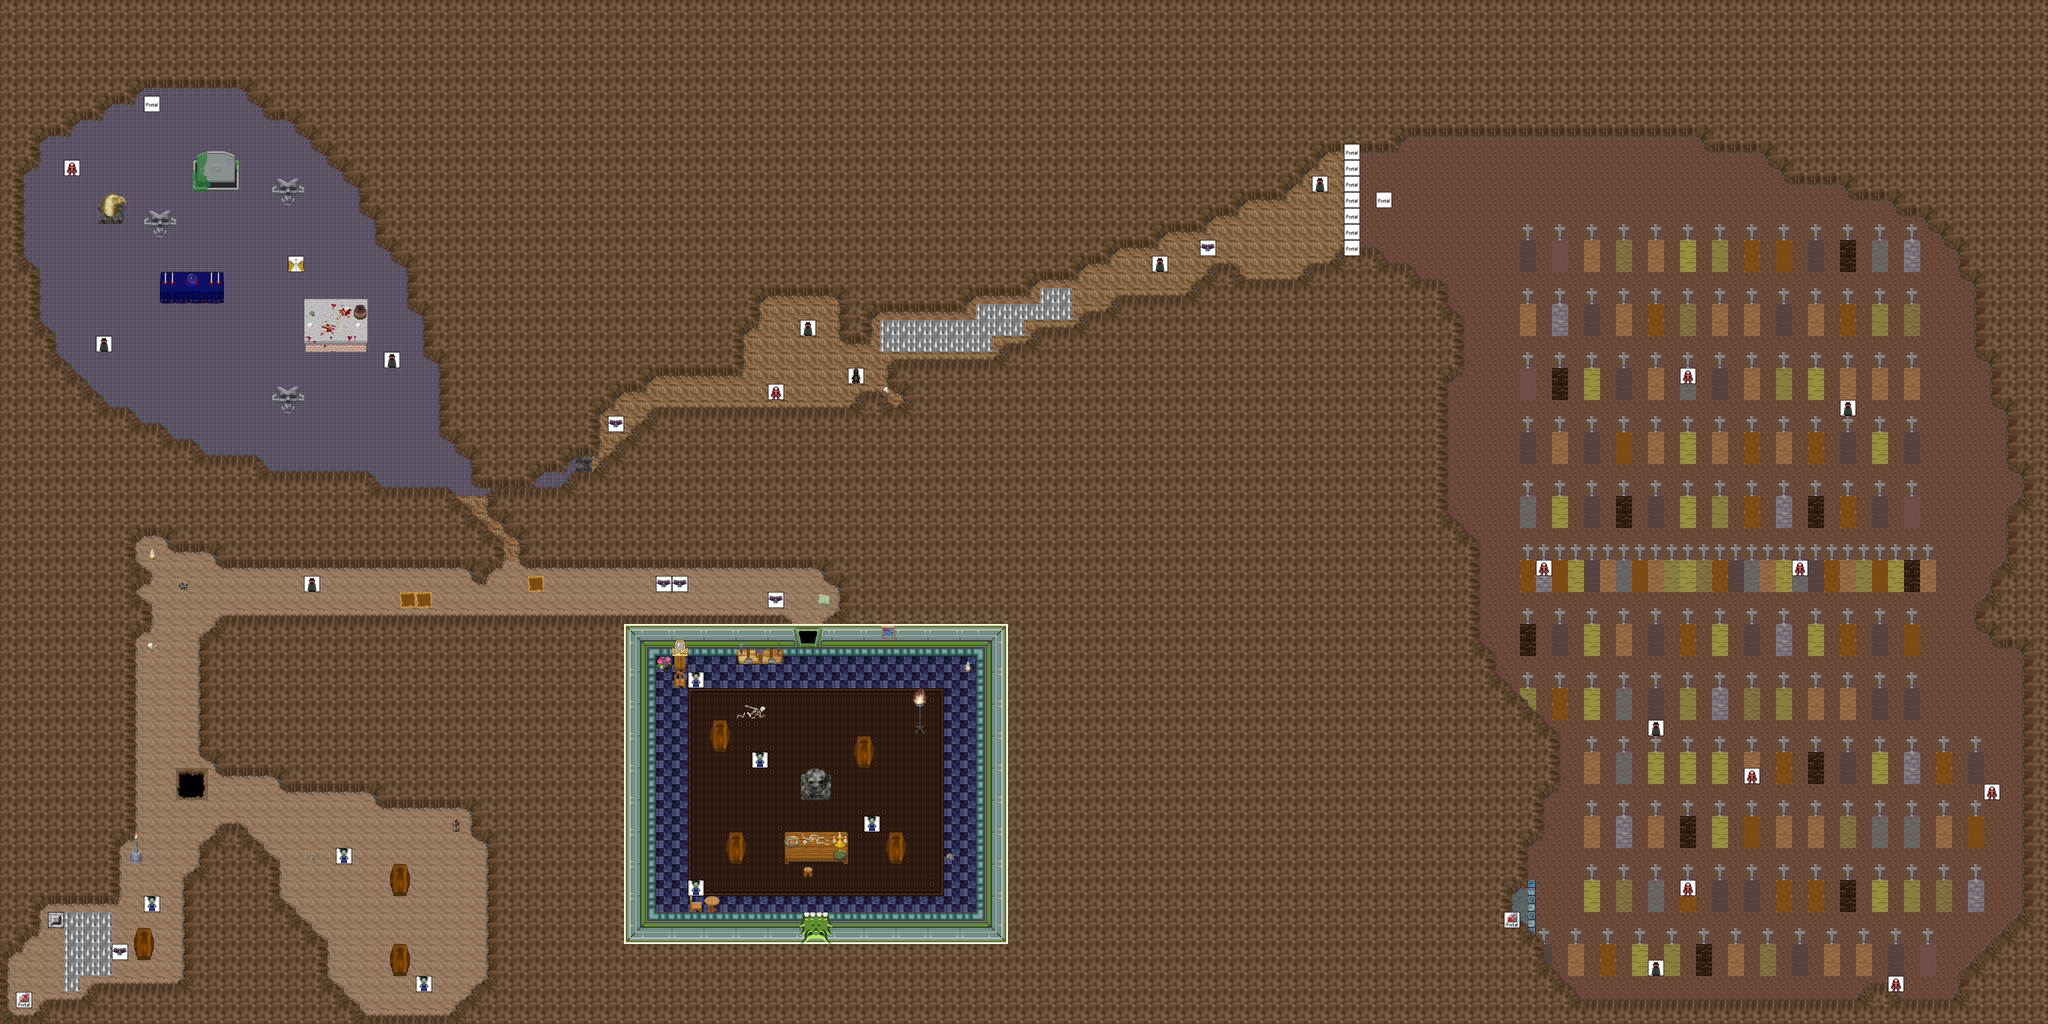

This is a level from a 2D game, rendered from its Tiled map with the project's own tilesets. A one-line summary and the map file follow, with tile-layer data summarised:
An orthogonal 128x64 tile map with 32x32 px tiles, 6 tile layers (0_floor, 1_terrain, 2_object, 3_roof, ...), 4 hidden layers not drawn, 64 tilesets.

<map version="1.2" tiledversion="1.2.5" orientation="orthogonal" renderorder="right-down" width="128" height="64" tilewidth="32" tileheight="32" infinite="0" nextlayerid="11" nextobjectid="1">
 <tileset firstgid="1" name="../../tileset/ground/ground_2.png" tilewidth="32" tileheight="32" tilecount="4" columns="4">
  <image source="../../tileset/ground/ground_2.png" trans="ffffff" width="128" height="32" />
 </tileset>
 <tileset firstgid="5" name="../../tileset/ground/brown.png" tilewidth="32" tileheight="32" tilecount="5" columns="5">
  <image source="../../tileset/ground/brown.png" trans="ff00ff" width="160" height="32" />
 </tileset>
 <tileset firstgid="10" name="../../tileset/item/button_grey.png" tilewidth="32" tileheight="32" tilecount="2" columns="1">
  <image source="../../tileset/item/button_grey.png" trans="ff00ff" width="32" height="64" />
 </tileset>
 <tileset firstgid="12" name="../../tileset/ground/indoor/tiles.png" tilewidth="32" tileheight="32" tilecount="8" columns="2">
  <image source="../../tileset/ground/indoor/tiles.png" trans="ff00ff" width="64" height="128" />
 </tileset>
 <tileset firstgid="20" name="../../tileset/furniture/light/dark_torch.png" tilewidth="32" tileheight="32" tilecount="8" columns="2">
  <image source="../../tileset/furniture/light/dark_torch.png" trans="ff00ff" width="64" height="128" />
 </tileset>
 <tileset firstgid="28" name="../../tileset/ground/indoor/grey_skull.png" tilewidth="32" tileheight="32" tilecount="8" columns="4">
  <image source="../../tileset/ground/indoor/grey_skull.png" trans="ff00ff" width="128" height="64" />
 </tileset>
 <tileset firstgid="36" name="../../tileset/ground/indoor/brown_hole.png" tilewidth="32" tileheight="32" tilecount="56" columns="7">
  <image source="../../tileset/ground/indoor/brown_hole.png" trans="ff00ff" width="224" height="256" />
 </tileset>
 <tileset firstgid="92" name="../../tileset/ground/indoor/black_hole.png" tilewidth="32" tileheight="32" tilecount="12" columns="3">
  <image source="../../tileset/ground/indoor/black_hole.png" trans="ff00ff" width="96" height="128" />
 </tileset>
 <tileset firstgid="104" name="../../tileset/furniture/carpet/brown_rug.png" tilewidth="32" tileheight="32" tilecount="12" columns="3">
  <image source="../../tileset/furniture/carpet/brown_rug.png" trans="ff00ff" width="96" height="128" />
 </tileset>
 <tileset firstgid="116" name="../../tileset/ground/brown_2.png" tilewidth="32" tileheight="32" tilecount="2" columns="1">
  <image source="../../tileset/ground/brown_2.png" trans="ff00ff" width="32" height="64" />
 </tileset>
 <tileset firstgid="118" name="../../tileset/ground/ground.png" tilewidth="32" tileheight="32" tilecount="33" columns="3">
  <image source="../../tileset/ground/ground.png" trans="ffffff" width="96" height="352" />
 </tileset>
 <tileset firstgid="151" name="../../tileset/building/stairs/dark_stairs.png" tilewidth="32" tileheight="32" tilecount="2" columns="1">
  <image source="../../tileset/building/stairs/dark_stairs.png" trans="ff00ff" width="32" height="64" />
 </tileset>
 <tileset firstgid="153" name="../../tileset/ground/spikes.png" tilewidth="32" tileheight="32" tilecount="1" columns="1">
  <image source="../../tileset/ground/spikes.png" trans="ff00ff" width="32" height="32" />
 </tileset>
 <tileset firstgid="154" name="../../tileset/item/gothic/coffin.png" tilewidth="32" tileheight="32" tilecount="4" columns="2">
  <image source="../../tileset/item/gothic/coffin.png" trans="ff00ff" width="64" height="64" />
 </tileset>
 <tileset firstgid="158" name="../../tileset/item/button.png" tilewidth="32" tileheight="32" tilecount="2" columns="1">
  <image source="../../tileset/item/button.png" trans="ff00ff" width="32" height="64" />
 </tileset>
 <tileset firstgid="160" name="../../tileset/furniture/table/fancy_blue_red.png" tilewidth="32" tileheight="32" tilecount="12" columns="4">
  <image source="../../tileset/furniture/table/fancy_blue_red.png" trans="ff00ff" width="128" height="96" />
 </tileset>
 <tileset firstgid="172" name="../../tileset/plant/flower/purple.png" tilewidth="32" tileheight="32" tilecount="1" columns="1">
  <image source="../../tileset/plant/flower/purple.png" trans="ff00ff" width="32" height="32" />
 </tileset>
 <tileset firstgid="173" name="../../tileset/item/corpse/skull_dark.png" tilewidth="32" tileheight="32" tilecount="2" columns="2">
  <image source="../../tileset/item/corpse/skull_dark.png" trans="ff00ff" width="64" height="32" />
 </tileset>
 <tileset firstgid="175" name="../../tileset/furniture/light/small_lamp.png" tilewidth="32" tileheight="32" tilecount="4" columns="4">
  <image source="../../tileset/furniture/light/small_lamp.png" width="128" height="32" />
 </tileset>
 <tileset firstgid="179" name="../../tileset/building/wall/int_blue_green.png" tilewidth="32" tileheight="32" tilecount="16" columns="4">
  <image source="../../tileset/building/wall/int_blue_green.png" trans="ff00ff" width="128" height="128" />
 </tileset>
 <tileset firstgid="195" name="../../tileset/building/wall/int_green_blue.png" tilewidth="32" tileheight="32" tilecount="16" columns="4">
  <image source="../../tileset/building/wall/int_green_blue.png" trans="ff00ff" width="128" height="128" />
 </tileset>
 <tileset firstgid="211" name="../../tileset/furniture/table/long_front_on.png" tilewidth="32" tileheight="32" tilecount="3" columns="1">
  <image source="../../tileset/furniture/table/long_front_on.png" width="32" height="96" />
 </tileset>
 <tileset firstgid="214" name="../../tileset/furniture/chair/wooden.png" tilewidth="32" tileheight="32" tilecount="5" columns="5">
  <image source="../../tileset/furniture/chair/wooden.png" trans="ff00ff" width="160" height="32" />
 </tileset>
 <tileset firstgid="219" name="../../tileset/item/corpse/skeleton.png" tilewidth="32" tileheight="32" tilecount="4" columns="2">
  <image source="../../tileset/item/corpse/skeleton.png" trans="ff00ff" width="64" height="64" />
 </tileset>
 <tileset firstgid="223" name="../../tileset/furniture/table/wooden_rectangular.png" tilewidth="32" tileheight="32" tilecount="9" columns="3">
  <image source="../../tileset/furniture/table/wooden_rectangular.png" trans="ff00ff" width="96" height="96" />
 </tileset>
 <tileset firstgid="232" name="../../tileset/building/decoration/blue_green.png" tilewidth="32" tileheight="32" tilecount="8" columns="4">
  <image source="../../tileset/building/decoration/blue_green.png" trans="ff00ff" width="128" height="64" />
 </tileset>
 <tileset firstgid="240" name="../../tileset/plant/mosses.png" tilewidth="32" tileheight="32" tilecount="16" columns="4">
  <image source="../../tileset/plant/mosses.png" trans="ff00ff" width="128" height="128" />
 </tileset>
 <tileset firstgid="256" name="../../tileset/furniture/carpet/carpets_2.png" tilewidth="32" tileheight="32" tilecount="12" columns="4">
  <image source="../../tileset/furniture/carpet/carpets_2.png" trans="ff00ff" width="128" height="96" />
 </tileset>
 <tileset firstgid="268" name="../../tileset/building/stairs/stairs.png" tilewidth="32" tileheight="32" tilecount="12" columns="2">
  <image source="../../tileset/building/stairs/stairs.png" width="64" height="192" />
 </tileset>
 <tileset firstgid="280" name="../../tileset/item/statue/cross.png" tilewidth="32" tileheight="32" tilecount="1" columns="1">
  <image source="../../tileset/item/statue/cross.png" trans="ff00ff" width="32" height="32" />
 </tileset>
 <tileset firstgid="281" name="../../tileset/ground/earth_edges.png" tilewidth="32" tileheight="32" tilecount="18" columns="6">
  <image source="../../tileset/ground/earth_edges.png" trans="ffffff" width="192" height="96" />
 </tileset>
 <tileset firstgid="299" name="../../tileset/item/statue/eaglehead.png" tilewidth="32" tileheight="32" tilecount="8" columns="2">
  <image source="../../tileset/item/statue/eaglehead.png" trans="ff00ff" width="64" height="128" />
 </tileset>
 <tileset firstgid="307" name="../../tileset/item/corpse/skull_pale.png" tilewidth="32" tileheight="32" tilecount="2" columns="2">
  <image source="../../tileset/item/corpse/skull_pale.png" trans="ff00ff" width="64" height="32" />
 </tileset>
 <tileset firstgid="309" name="../../tileset/item/gothic/large_gravestone.png" tilewidth="32" tileheight="32" tilecount="9" columns="3">
  <image source="../../tileset/item/gothic/large_gravestone.png" trans="ff00ff" width="96" height="96" />
 </tileset>
 <tileset firstgid="318" name="../../tileset/item/pot/pot_purple.png" tilewidth="32" tileheight="32" tilecount="1" columns="1">
  <image source="../../tileset/item/pot/pot_purple.png" trans="ff00ff" width="32" height="32" />
 </tileset>
 <tileset firstgid="319" name="../../tileset/plant/indoor/flower_vase.png" tilewidth="32" tileheight="32" tilecount="3" columns="3">
  <image source="../../tileset/plant/indoor/flower_vase.png" width="96" height="32" />
 </tileset>
 <tileset firstgid="322" name="../../tileset/furniture/other/drawer_with_mirror.png" tilewidth="32" tileheight="32" tilecount="2" columns="1">
  <image source="../../tileset/furniture/other/drawer_with_mirror.png" width="32" height="64" />
 </tileset>
 <tileset firstgid="324" name="../../tileset/furniture/chair/wooden_pale.png" tilewidth="32" tileheight="32" tilecount="4" columns="2">
  <image source="../../tileset/furniture/chair/wooden_pale.png" width="64" height="64" />
 </tileset>
 <tileset firstgid="328" name="../../tileset/furniture/table/wooden_pale.png" tilewidth="32" tileheight="32" tilecount="1" columns="1">
  <image source="../../tileset/furniture/table/wooden_pale.png" width="32" height="32" />
 </tileset>
 <tileset firstgid="329" name="../../tileset/furniture/other/tools_rack.png" tilewidth="32" tileheight="32" tilecount="6" columns="3">
  <image source="../../tileset/furniture/other/tools_rack.png" trans="ff00ff" width="96" height="64" />
 </tileset>
 <tileset firstgid="335" name="../../tileset/furniture/light/candelabra.png" tilewidth="32" tileheight="32" tilecount="1" columns="1">
  <image source="../../tileset/furniture/light/candelabra.png" width="32" height="32" />
 </tileset>
 <tileset firstgid="336" name="../../tileset/item/statue/skull_carving.png" tilewidth="32" tileheight="32" tilecount="4" columns="2">
  <image source="../../tileset/item/statue/skull_carving.png" trans="ff00ff" width="64" height="64" />
 </tileset>
 <tileset firstgid="340" name="../../tileset/furniture/chair/stool.png" tilewidth="32" tileheight="32" tilecount="1" columns="1">
  <image source="../../tileset/furniture/chair/stool.png" width="32" height="32" />
 </tileset>
 <tileset firstgid="341" name="../../tileset/item/food/rustic_meals.png" tilewidth="32" tileheight="32" tilecount="2" columns="2">
  <image source="../../tileset/item/food/rustic_meals.png" trans="ff00ff" width="64" height="32" />
 </tileset>
 <tileset firstgid="343" name="../../tileset/furniture/picture/small.png" tilewidth="32" tileheight="32" tilecount="3" columns="3">
  <image source="../../tileset/furniture/picture/small.png" width="96" height="32" />
 </tileset>
 <tileset firstgid="346" name="../../tileset/furniture/light/iron_lamp.png" tilewidth="32" tileheight="32" tilecount="3" columns="1">
  <image source="../../tileset/furniture/light/iron_lamp.png" trans="ff00ff" width="32" height="96" />
 </tileset>
 <tileset firstgid="349" name="../../tileset/furniture/carpet/border.png" tilewidth="32" tileheight="32" tilecount="12" columns="3">
  <image source="../../tileset/furniture/carpet/border.png" width="96" height="128" />
 </tileset>
 <tileset firstgid="361" name="../../tileset/furniture/light/flames.png" tilewidth="32" tileheight="32" tilecount="6" columns="6">
  <image source="../../tileset/furniture/light/flames.png" trans="ff00ff" width="192" height="32" />
 </tileset>
 <tileset firstgid="367" name="../../tileset/logic/portal.png" tilewidth="32" tileheight="32" tilecount="16" columns="8">
  <image source="../../tileset/logic/portal.png" width="256" height="64" />
 </tileset>
 <tileset firstgid="383" name="logic/creature/undead" tilewidth="32" tileheight="32" tilecount="15" columns="15">
  <image source="../../tileset/logic/creature/undead.png" width="480" height="32" />
 </tileset>
 <tileset firstgid="398" name="../../tileset/logic/creature/mutant.png" tilewidth="32" tileheight="32" tilecount="6" columns="6">
  <image source="../../tileset/logic/creature/mutant.png" width="192" height="32" />
 </tileset>
 <tileset firstgid="404" name="../../tileset/logic/creature/animal.png" tilewidth="32" tileheight="32" tilecount="28" columns="28">
  <image source="../../tileset/logic/creature/animal.png" width="896" height="32" />
 </tileset>
 <tileset firstgid="432" name="../../tileset/logic/creature/vampire.png" tilewidth="32" tileheight="32" tilecount="7" columns="7">
  <image source="../../tileset/logic/creature/vampire.png" width="224" height="32" />
 </tileset>
 <tileset firstgid="439" name="logic/collision" tilewidth="32" tileheight="32" tilecount="1" columns="1">
  <image source="../../tileset/logic/collision.png" width="32" height="32" />
 </tileset>
 <tileset firstgid="440" name="Untitled" tilewidth="32" tileheight="32" tilecount="12" columns="3">
  <image source="../../tileset/building/entrance/blue_green_ns_centered.png" width="96" height="128" />
 </tileset>
 <tileset firstgid="452" name="../../tileset/building/wall/int_clay.png" tilewidth="32" tileheight="32" tilecount="100" columns="10">
  <image source="../../tileset/building/wall/int_clay.png" width="320" height="320" />
 </tileset>
 <tileset firstgid="552" name="table" tilewidth="32" tileheight="32" tilecount="9" columns="3">
  <image source="../../tileset/furniture/table/concrete_table.png" width="96" height="96" />
 </tileset>
 <tileset firstgid="561" name="blood" tilewidth="32" tileheight="32" tilecount="1" columns="1">
  <image source="../../tileset/item/blood/floor_stain.png" width="32" height="32" />
 </tileset>
 <tileset firstgid="562" name="blood small" tilewidth="32" tileheight="32" tilecount="4" columns="2">
  <image source="../../tileset/item/blood/small_stains.png" width="64" height="64" />
 </tileset>
 <tileset firstgid="566" name="wall/int_grey" tilewidth="32" tileheight="32" tilecount="121" columns="11">
  <image source="../../tileset/building/wall/int_grey.png" width="352" height="352" />
 </tileset>
 <tileset firstgid="687" name="dim light 5x5" tilewidth="32" tileheight="32" tilecount="25" columns="5">
  <image source="../../tileset/light/dim_light_5x5.png" width="160" height="160" />
 </tileset>
 <tileset firstgid="712" name="1x1" tilewidth="32" tileheight="32" tilecount="3" columns="3">
  <image source="../../tileset/light/light_1x1.png" width="96" height="32" />
 </tileset>
 <tileset firstgid="715" name="logic/creature/dragon" tilewidth="32" tileheight="32" tilecount="7" columns="7">
  <image source="../../tileset/logic/creature/dragon.png" width="224" height="32" />
 </tileset>
 <tileset firstgid="722" name="logic/creature/undead_skeleton" tilewidth="32" tileheight="32" tilecount="6" columns="6">
  <image source="../../tileset/logic/creature/undead_skeleton.png" width="192" height="32" />
 </tileset>
 <layer id="1" name="0_floor" width="128" height="64">
  <data>[8192 cells, 8192 non-empty, 36 distinct tile ids]</data>
 </layer>
 <layer id="2" name="1_terrain" width="128" height="64">
  <data>[8192 cells, 5437 non-empty, 91 distinct tile ids]</data>
 </layer>
 <layer id="3" name="2_object" width="128" height="64">
  <data>[8192 cells, 55 non-empty, 44 distinct tile ids]</data>
 </layer>
 <layer id="4" name="3_roof" width="128" height="64">
  <data>[8192 cells, 619 non-empty, 33 distinct tile ids]</data>
 </layer>
 <layer id="5" name="4_roof_add" width="128" height="64">
  <data>[8192 cells, 21 non-empty, 8 distinct tile ids]</data>
 </layer>
 <layer id="6" name="objects" width="128" height="64">
  <data>[8192 cells, 44 non-empty, 9 distinct tile ids]</data>
 </layer>
 <layer id="7" name="collision" width="128" height="64" visible="0" opacity="0.37">
  <data>[8192 cells, 5371 non-empty, 2 distinct tile ids]</data>
 </layer>
 <layer id="8" name="protection" width="128" height="64" visible="0">
  <data>[8192 cells, 0 non-empty, 0 distinct tile ids]</data>
 </layer>
 <layer id="9" name="blend_ground" width="128" height="64" visible="0" opacity="0.31">
  <data>[8192 cells, 129 non-empty, 27 distinct tile ids]</data>
 </layer>
 <layer id="10" name="blend_roof" width="128" height="64" visible="0" opacity="0.46">
  <data>[8192 cells, 3 non-empty, 3 distinct tile ids]</data>
 </layer>
</map>
